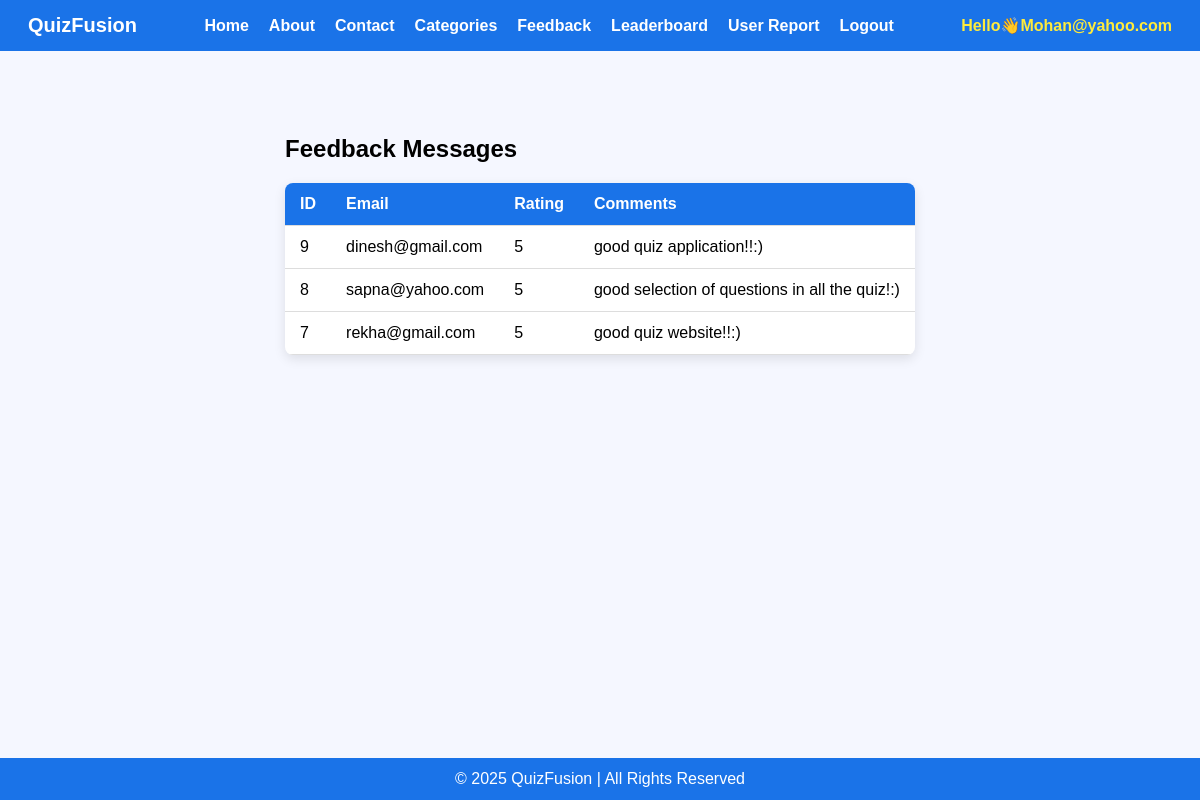
Page /quizfusion/manage_feedback.php (signed in) on the committed database.
### tables this page shows
CREATE TABLE `users` (
  `id` int(11) NOT NULL,
  `name` varchar(100) NOT NULL,
  `email` varchar(255) NOT NULL,
  `password` varchar(255) NOT NULL,
  `confirm_password` varchar(255) NOT NULL,
  `role` varchar(20) NOT NULL DEFAULT 'user',
  `remember_token` varchar(128) DEFAULT NULL,
  `security_question` varchar(255) NOT NULL,
  `security_answer` varchar(255) NOT NULL
);

CREATE TABLE `feedback` (
  `id` int(11) NOT NULL,
  `email` varchar(255) NOT NULL,
  `name` varchar(100) DEFAULT NULL,
  `rating` int(11) NOT NULL,
  `comments` text NOT NULL,
  `submitted_on` datetime NOT NULL
);

### quizfusion/manage_feedback.php (the view, shortened to what this page needs)
<?php
include 'config.php';
$user_id = intval($_SESSION['user_id']);
$stmt = $con->prepare("SELECT email, role FROM users WHERE id = ?");
$stmt->bind_param("i", $user_id);
$stmt->execute();
$stmt->bind_result($useremail, $role);
$feedbacks = [];
$q = "SELECT * FROM feedback ORDER BY id DESC";
$res = mysqli_query($con, $q);
if($res && mysqli_num_rows($res) > 0){
    while($row = mysqli_fetch_assoc($res)){
        $feedbacks[] = $row;
    }
}
?>
<!DOCTYPE html>
<html lang="en">
<head>
</head>
<body>
<nav>
    <div class="logo">QuizFusion</div>
    <ul class="nav-links">
        <?php if($role === 'user'): ?>
            <li><a href="homepage.php">Home</a></li>
            <li><a href="about.php">About</a></li>
            <li><a href="contact.php">Contact</a></li>
            <li><a href="categories.php">Categories</a></li>
            <li><a href="feedback.php">Feedback</a></li>
            <li><a href="leaderboard.php">Leaderboard</a></li>
            <li><a href="user_report.php">User Report</a></li>
            <li><a href="logout.php">Logout</a></li>
        <?php endif; ?>
    </ul>
    <div class="email-text">Hello👋<?= htmlspecialchars($useremail) ?></div>
</nav>
<div class="main-container">
    <h2>Feedback Messages</h2>
    <?php if(count($feedbacks) > 0): ?>
        <table>
            <thead>
                <tr>
                    <th>ID</th>
                    <th>Email</th>
                    <th>Rating</th>
                    <th>Comments</th>
                </tr>
            </thead>
            <tbody>
                <?php foreach($feedbacks as $f): ?>
                <tr>
                    <td><?= $f['id'] ?></td>
                    <td><?= htmlspecialchars($f['email']) ?></td>
                    <td><?= htmlspecialchars($f['rating']) ?></td>
                    <td><?= htmlspecialchars($f['comments']) ?></td>
                </tr>
                <?php endforeach; ?>
            </tbody>
        </table>
    <?php else: ?>
        <p>No feedback messages found.</p>
    <?php endif; ?>
</div>
<footer>
    © 2025 QuizFusion | All Rights Reserved
</footer>
</body>
</html>

### quizfusion/manage_feedback.php (style rules this page uses)
:root { --brand:#1a73e8; --card:#ffffff; }
html, body { margin:0; padding:0; font-family:'Poppins',sans-serif; min-height:100vh; display:flex; flex-direction:column; background:#f5f7ff; }
nav { display:flex; justify-content:space-between; align-items:center; padding:14px 28px; background:var(--brand); color:white; flex-wrap:wrap; }
nav .logo { font-weight:700; font-size:20px; }
.nav-links { display:flex; gap:20px; list-style:none; padding:0; margin:0; flex-wrap:wrap; }
.nav-links a { color:white; text-decoration:none; font-weight:600; }
.email-text { color:#ffeb3b; font-weight:600; }
.main-container { flex:1; padding:36px 28px; max-width:1200px; margin:28px auto; }
table { width:100%; border-collapse:collapse; margin-top:20px; background:#fff; color:#000; border-radius:8px; overflow:hidden; box-shadow:0 4px 12px rgba(0,0,0,0.1); }
th, td { padding:12px 15px; text-align:left; border-bottom:1px solid #ddd; }
th { background:var(--brand); color:#fff; }
footer { background:var(--brand); color:white; text-align:center; padding:12px; flex-shrink:0; position:sticky; bottom:0; }

### rows in the picture
users: email "Mohan@yahoo.com"
feedback: id "9", email "dinesh@gmail.com", rating "5", comments "good quiz application!!:)"
feedback: id "8", email "sapna@yahoo.com", rating "5", comments "good selection of questions in all the quiz!:)"
feedback: id "7", email "rekha@gmail.com", rating "5", comments "good quiz website!!:)"
